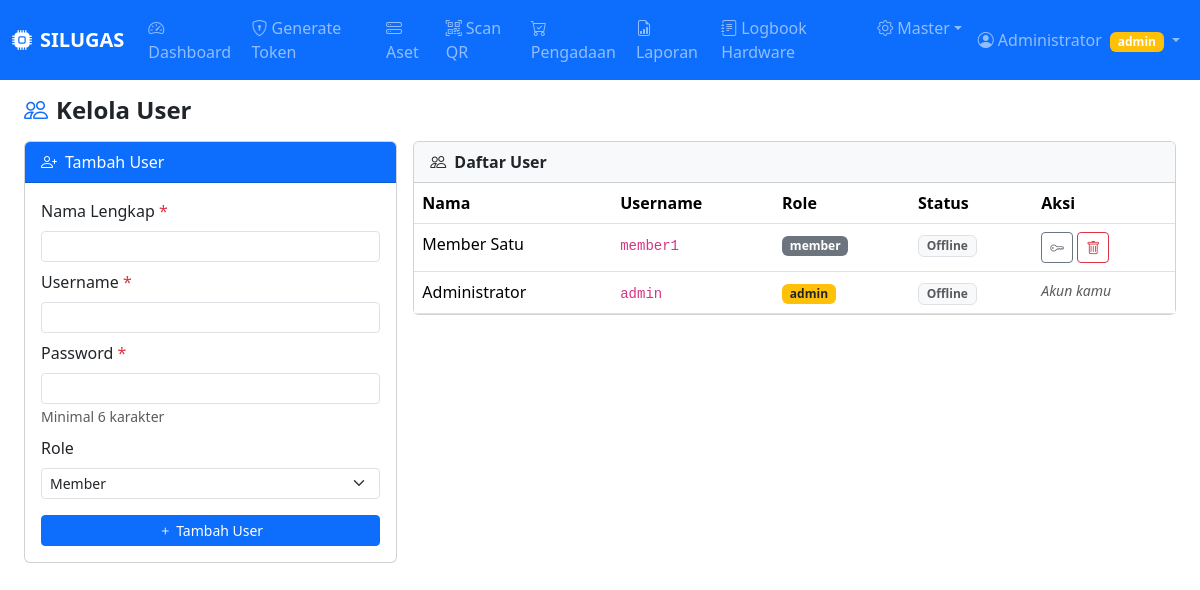
The app's page /pages/user_manage.php (signed in) with its own data.
### tables this page shows
CREATE TABLE users (
    id INT UNSIGNED AUTO_INCREMENT PRIMARY KEY,
    name VARCHAR(100) NOT NULL,
    username VARCHAR(50) NOT NULL UNIQUE,
    password VARCHAR(255) NOT NULL,
    role ENUM('admin','member') NOT NULL DEFAULT 'member',
    is_logged_in TINYINT(1) NOT NULL DEFAULT 0,
    device_token VARCHAR(255) DEFAULT NULL,
    login_attempts TINYINT UNSIGNED NOT NULL DEFAULT 0,
    locked_until DATETIME DEFAULT NULL,
    created_at DATETIME NOT NULL DEFAULT CURRENT_TIMESTAMP,
    updated_at DATETIME NOT NULL DEFAULT CURRENT_TIMESTAMP ON UPDATE CURRENT_TIMESTAMP
);

### includes/auth.php (called while the page is built, shortened)
<?php
function clean($val) {
    return htmlspecialchars(trim((string)$val), ENT_QUOTES, 'UTF-8');
}
function currentUser() {
    return [
        'id'   => $_SESSION['user_id']   ?? null,
        'name' => $_SESSION['user_name'] ?? '',
        'username' => $_SESSION['username'] ?? '',
        'role' => $_SESSION['user_role'] ?? '',
    ];
}

### pages/user_manage.php (the view, shortened to what this page needs)
<?php
require_once __DIR__ . '/../includes/auth.php';
$db = getDB();
$users = $db->query("SELECT id, name, username, role, is_logged_in, created_at FROM users ORDER BY role DESC, name")->fetchAll();
include __DIR__ . '/../includes/header.php';
?>
<div class="d-flex justify-content-between align-items-center mb-3">
    <h4 class="fw-bold mb-0"><i class="bi bi-people me-2 text-primary"></i>Kelola User</h4>
</div>
<div class="row g-3">
    <div class="col-md-4">
        <div class="card">
            <div class="card-header bg-primary text-white"><i class="bi bi-person-plus me-2"></i>Tambah User</div>
            <div class="card-body">
                <form method="POST">
                    <div class="mb-2">
                        <label class="form-label form-label-sm">Nama Lengkap <span class="text-danger">*</span></label>
                        <input type="text" name="name" class="form-control form-control-sm" required maxlength="100">
                    </div>
                    <div class="mb-2">
                        <label class="form-label form-label-sm">Username <span class="text-danger">*</span></label>
                        <input type="text" name="username" class="form-control form-control-sm" required maxlength="50"
                               pattern="[a-zA-Z0-9_]+" title="Huruf, angka, dan underscore saja">
                    </div>
                    <div class="mb-2">
                        <label class="form-label form-label-sm">Password <span class="text-danger">*</span></label>
                        <input type="password" name="password" class="form-control form-control-sm" required minlength="6">
                        <small class="text-muted">Minimal 6 karakter</small>
                    </div>
                    <div class="mb-3">
                        <label class="form-label form-label-sm">Role</label>
                        <select name="role" class="form-select form-select-sm">
                            <option value="member">Member</option>
                        </select>
                    </div>
                    <button type="submit" class="btn btn-primary btn-sm w-100"><i class="bi bi-plus me-1"></i>Tambah User</button>
                </form>
            </div>
        </div>
    </div>
    <div class="col-md-8">
        <div class="card">
            <div class="card-header bg-light fw-semibold"><i class="bi bi-people me-2"></i>Daftar User</div>
            <div class="card-body p-0">
                <div class="table-responsive">
                    <table class="table table-hover mb-0">
                        <thead><tr><th>Nama</th><th>Username</th><th>Role</th><th>Status</th><th>Aksi</th></tr></thead>
                        <tbody>
                        <?php foreach ($users as $u): ?>
                        <tr>
                            <td><?= clean($u['name']) ?></td>
                            <td><code><?= clean($u['username']) ?></code></td>
                            <td><span class="badge bg-<?= $u['role']==='admin'?'warning text-dark':'secondary' ?>"><?= $u['role'] ?></span></td>
                            <td>
                                <?php if ($u['is_logged_in']): ?>
                                <span class="badge bg-success"><i class="bi bi-circle-fill me-1" style="font-size:.5rem"></i>Online</span>
                                <?php else: ?>
                                <span class="badge bg-light text-muted border">Offline</span>
                                <?php endif; ?>
                            </td>
                            <td>
                                <div class="d-flex gap-1 flex-wrap">
                                    <?php if ($u['id'] != currentUser()['id']): ?>
                                    <button class="btn btn-sm btn-outline-secondary" onclick="showReset(<?= $u['id'] ?>, '<?= clean($u['name']) ?>')" title="Reset Password">
                                        <i class="bi bi-key"></i>
                                    </button>
                                    <form method="POST" onsubmit="return confirmDelete('Hapus user <?= clean($u['name']) ?>?')">
                                        <button type="submit" class="btn btn-sm btn-outline-danger"><i class="bi bi-trash"></i></button>
                                    </form>
                                    <?php else: ?>
                                    <span class="text-muted small fst-italic">Akun kamu</span>
                                    <?php endif; ?>
                                </div>
                            </td>
                        </tr>
                        <?php endforeach; ?>
                        </tbody>
                    </table>
                </div>
            </div>
        </div>
    </div>
</div>
<?php include __DIR__ . '/../includes/footer.php'; ?>

### includes/header.php (shortened to what this page needs)
<?php
$user = currentUser();
?>
<!DOCTYPE html>
<html lang="id">
<head>
    <link rel="stylesheet" href="https://cdn.jsdelivr.net/npm/bootstrap@5.3.2/dist/css/bootstrap.min.css">
    <link rel="stylesheet" href="https://cdn.jsdelivr.net/npm/bootstrap-icons@1.11.3/font/bootstrap-icons.min.css">
    <link rel="stylesheet" href="<?= APP_URL ?>/assets/css/app.css">
</head>
<body>
<nav class="navbar navbar-dark bg-primary navbar-expand-lg sticky-top no-print">
    <div class="container-fluid">
        <a class="navbar-brand fw-bold" href="<?= APP_URL ?>/dashboard">
            <i class="bi bi-cpu-fill me-2"></i><?= APP_NAME ?>
        </a>
        <div class="collapse navbar-collapse" id="navMenu">
            <ul class="navbar-nav me-auto">
                <li class="nav-item">
                    <a class="nav-link" href="<?= APP_URL ?>/dashboard"><i class="bi bi-speedometer2 me-1"></i>Dashboard</a>
                </li>
              <li class="nav-item">
                    <a class="nav-link" href="<?= APP_URL ?>/token_generate"><i class="bi bi-shield-lock me-1"></i></i>Generate Token</a>
                </li>
                <li class="nav-item">
                    <a class="nav-link" href="<?= APP_URL ?>/asset_list"><i class="bi bi-hdd-stack me-1"></i>Aset</a>
                </li>
                <li class="nav-item">
                    <a class="nav-link" href="<?= APP_URL ?>/scan"><i class="bi bi-qr-code-scan me-1"></i>Scan QR</a>
                </li>
                <li class="nav-item">
                    <a class="nav-link" href="<?= APP_URL ?>/procurement_list">
                        <i class="bi bi-cart-check me-1"></i>Pengadaan
                    </a>
                </li>
                <li class="nav-item">
                    <a class="nav-link" href="<?= APP_URL ?>/report"><i class="bi bi-file-earmark-bar-graph me-1"></i>Laporan</a>
                </li>
                <li class="nav-item">
                    <a class="nav-link" href="<?= APP_URL ?>/logbook"><i class="bi bi-journal-text me-1"></i>Logbook Hardware</a>
                </li>
                <?php if ($user['role'] === 'admin'): ?>
                <li class="nav-item dropdown">
                    <a class="nav-link dropdown-toggle" href="#" data-bs-toggle="dropdown"><i class="bi bi-gear me-1"></i>Master</a>
                </li>
                <?php endif; ?>
            </ul>
            <ul class="navbar-nav">
                <li class="nav-item dropdown">
                    <a class="nav-link dropdown-toggle" href="#" data-bs-toggle="dropdown">
                        <i class="bi bi-person-circle me-1"></i><?= clean($user['name']) ?>
                        <span class="badge bg-<?= $user['role']==='admin'?'warning':'secondary' ?> ms-1"><?= $user['role'] ?></span>
                    </a>
                </li>
            </ul>
        </div>
    </div>
</nav>
<div class="container-fluid py-3 px-3 px-md-4">

### records on screen
users: name "Administrator", role "admin", username "admin", is_logged_in "Offline", shows "Akun kamu"
users: name "Member Satu", username "member1", role "member", is_logged_in "Offline"

### other values on screen
APP_NAME "SILUGAS"
